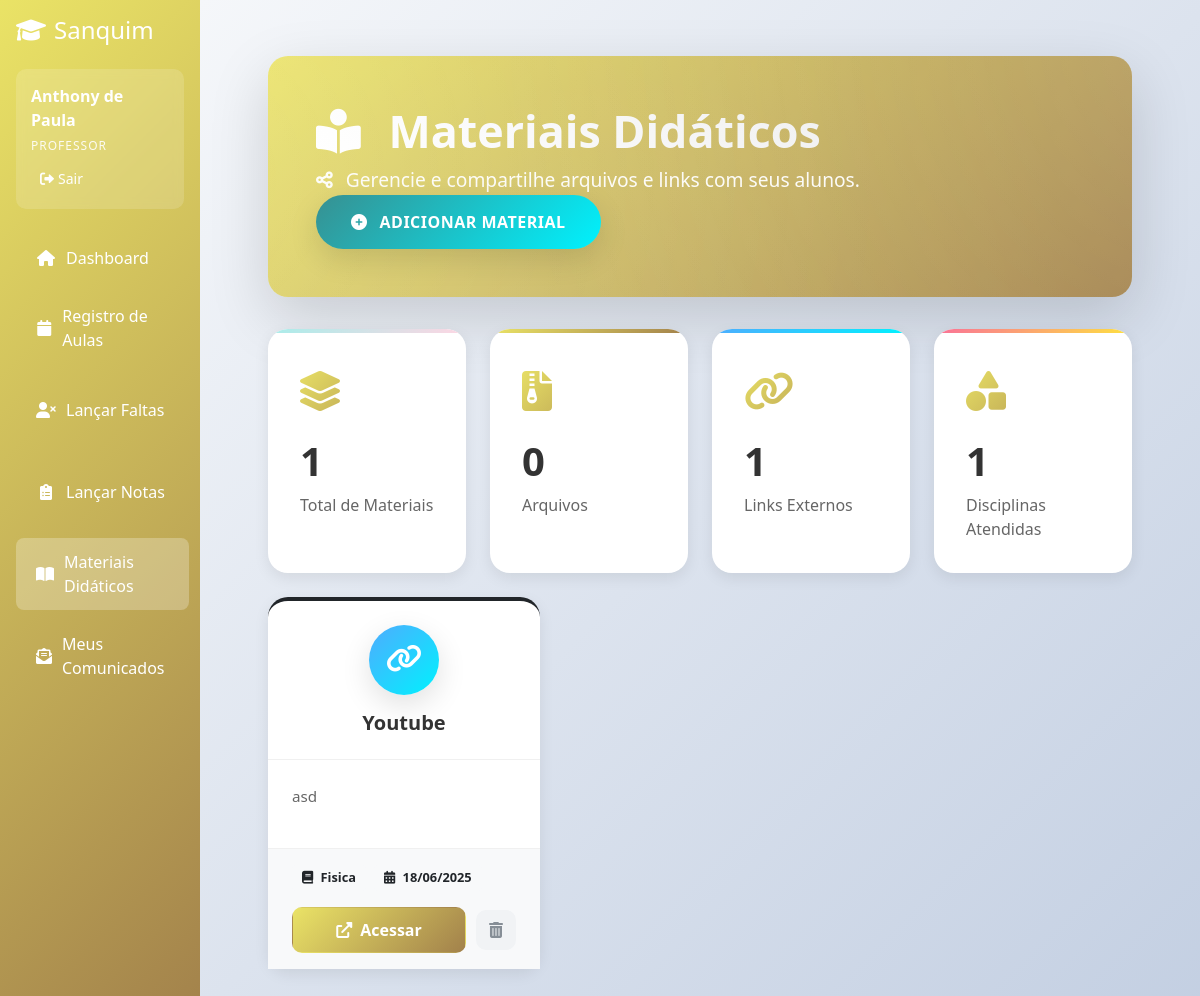
The page /materiais (signed in) on the database as committed earlier.
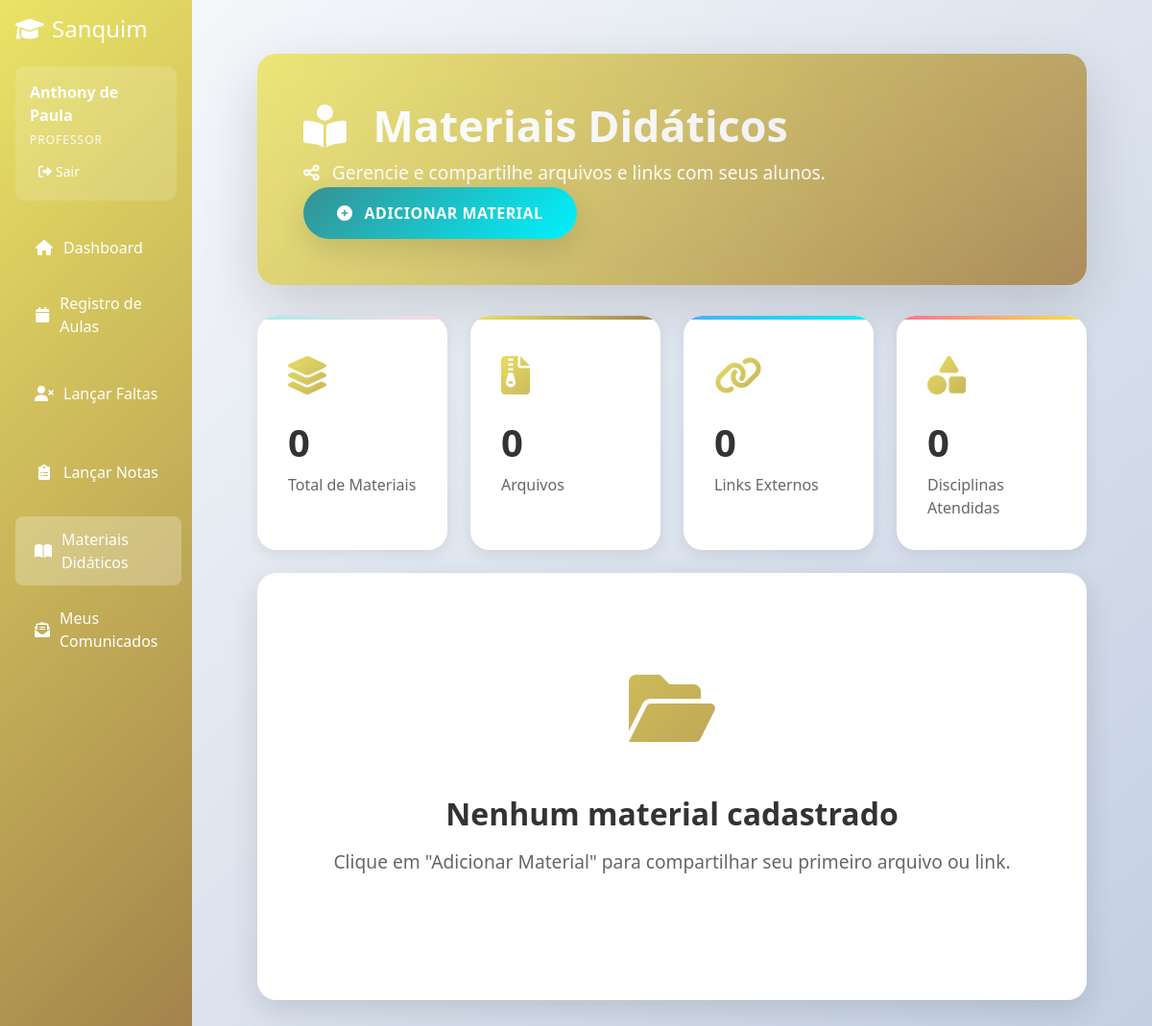
The same page on the database as committed later.
### app.py (models this page shows, shortened)
class Material(db.Model):
    __tablename__ = 'material'
    id = db.Column(db.Integer, primary_key=True)
    titulo = db.Column(db.String(100), nullable=False)
    descricao = db.Column(db.Text)
    tipo = db.Column(db.String(20))  # 'arquivo', 'link', 'texto'
    caminho_arquivo = db.Column(db.String(255))
    url = db.Column(db.String(255))
    data_publicacao = db.Column(db.DateTime, default=datetime.utcnow)
    disciplina_id = db.Column(db.Integer, db.ForeignKey('disciplina.id'), nullable=False)
    professor_id = db.Column(db.Integer, db.ForeignKey('professor.id'), nullable=False)
    disciplina = db.relationship('Disciplina', backref='materiais')
    professor = db.relationship('Professor', backref='materiais')

class Disciplina(db.Model):
    __tablename__ = 'disciplina'
    id = db.Column(db.Integer, primary_key=True)
    nome = db.Column(db.String(100), nullable=False)
    codigo = db.Column(db.String(20), unique=True, nullable=False)
    carga_horaria = db.Column(db.Integer)
    descricao = db.Column(db.Text)
    categoria = db.Column(db.String(50), default='geral') # ex: exatas, humanas, biologicas, geral
    professor_id = db.Column(db.Integer, db.ForeignKey('professor.id'))
    turma_id = db.Column(db.Integer, db.ForeignKey('turma.id'))
    professor = db.relationship('Professor', backref='minhas_disciplinas')
    turma = db.relationship('Turma', backref='disciplinas_vinculadas')
    notas = db.relationship('Nota', back_populates='disciplina', cascade="all, delete-orphan")
    faltas = db.relationship('Falta', back_populates='disciplina_rel', cascade="all, delete-orphan")

### app.py (the view)
@app.route('/materiais')
@login_required
def listar_materiais():
    if session.get('user_tipo') == 'professor':
        materiais = Material.query.filter_by(professor_id=session.get('user_id')).all()
    else:
        flash('Acesso negado!', 'error')
        return redirect(url_for('index'))
    return render_template('materiais/listar.html', materiais=materiais)

### app.py (called while the page is built)
def login_required(f):
    @wraps(f)
    def decorated_function(*args, **kwargs):
        if 'user_id' not in session:
            return redirect(url_for('login'))
        return f(*args, **kwargs)
    return decorated_function

### templates/materiais/listar.html (shortened to what the changed rows need)
{% extends "base.html" %}
{% block content %}
<div class="main-container">
    <div class="header-section" style="background: var(--primary-gradient);">
        <div class="header-content d-flex justify-content-between align-items-center flex-wrap">
            <div class="mb-3 mb-md-0">
                <h1 class="page-title mb-2">
                    <i class="fas fa-book-reader me-3"></i>
                    Materiais Didáticos
                </h1>
            </div>
        </div>
    </div>
    <div class="stats-container mb-4">
        <div class="row g-4">
            <div class="col-lg-3 col-md-6">
                <div class="stat-card stat-info">
                    <div class="stat-content">
                        <h3>{{ materiais|length }}</h3>
                        <p>Total de Materiais</p>
                    </div>
                </div>
            </div>
            <div class="col-lg-3 col-md-6">
                <div class="stat-card stat-success">
                    <div class="stat-content">
                        <h3>{{ materiais|selectattr('tipo', 'equalto', 'link')|list|length }}</h3>
                        <p>Links Externos</p>
                    </div>
                </div>
            </div>
            <div class="col-lg-3 col-md-6">
                <div class="stat-card stat-warning">
                    <div class="stat-content">
                        <h3>{{ materiais|map(attribute='disciplina_id')|unique|list|length }}</h3>
                        <p>Disciplinas Atendidas</p>
                    </div>
                </div>
            </div>
        </div>
    </div>
    <div class="materiais-grid">
        {% if materiais %}
            <div class="row g-4">
            {% for material in materiais %}
                <div class="col-lg-4 col-md-6">
                    <div class="material-card">
                        <div class="material-card-header">
                            <div class="material-icon-wrapper tipo-{{ material.tipo }}">
                                <i class="fas
                                    {% if material.tipo == 'arquivo' %}fa-file-pdf
                                    {% elif material.tipo == 'link' %}fa-link
                                    {% else %}fa-file-alt{% endif %}"></i>
                            </div>
                            <h5 class="material-title">{{ material.titulo }}</h5>
                        </div>
                        <div class="material-card-body">
                            <p class="material-description">{{ material.descricao or 'Sem descrição.' }}</p>
                        </div>
                        <div class="material-card-footer">
                            <div class="material-meta">
                                <span class="badge bg-light text-dark"><i class="fas fa-book me-1"></i> {{ material.disciplina.nome }}</span>
                                <span class="badge bg-light text-dark"><i class="fas fa-calendar-alt me-1"></i> {{ material.data_publicacao.strftime('%d/%m/%Y') }}</span>
                            </div>
                            <div class="material-actions">
                                {% if material.tipo == 'arquivo' %}
                                <a href="{{ url_for('static', filename='uploads/' + material.caminho_arquivo) }}" class="btn btn-action-main" download>
                                    <i class="fas fa-download me-2"></i>Baixar
                                </a>
                                {% elif material.tipo == 'link' %}
                                <a href="{{ material.url }}" target="_blank" class="btn btn-action-main">
                                    <i class="fas fa-external-link-alt me-2"></i>Acessar
                                </a>
                                {% endif %}
                                <form method="POST" action="{{ url_for('deletar_material', id=material.id) }}"
                                      onsubmit="return confirm('Tem certeza que deseja excluir o material \'{{ material.titulo }}\'?');" class="d-inline">
                                    <button type="submit" class="btn btn-action-delete" title="Excluir Material">
                                        <i class="fas fa-trash-alt"></i>
                                    </button>
                                </form>
                            </div>
                        </div>
                    </div>
                </div>
            {% endfor %}
            </div>
        {% else %}
        <div class="main-card">
            <div class="empty-state">
                <div class="empty-animation"><div class="empty-icon"><i class="fas fa-folder-open"></i></div></div>
                <h5 class="empty-title">Nenhum material cadastrado</h5>
                <p class="empty-description">Clique em "Adicionar Material" para compartilhar seu primeiro arquivo ou link.</p>
            </div>
        </div>
        {% endif %}
    </div>
</div>
{% endblock %}

Rows that differ between the two databases and show on the page:
removed Material: titulo "Youtube", descricao "asd", disciplina.nome "Fisica", data_publicacao "18/06/2025"
Other text that changed with them:
{{ materiais|length }}: "1" → "0"
{{ materiais|selectattr('tipo', 'equalto', 'link')|list|length }}: "1" → "0"
{{ materiais|map(attribute='disciplina_id')|unique|list|length }}: "1" → "0"
text now shown: "Nenhum material cadastrado Clique em \"Adicionar Material\" para compartilhar seu primeiro arquivo ou link."
